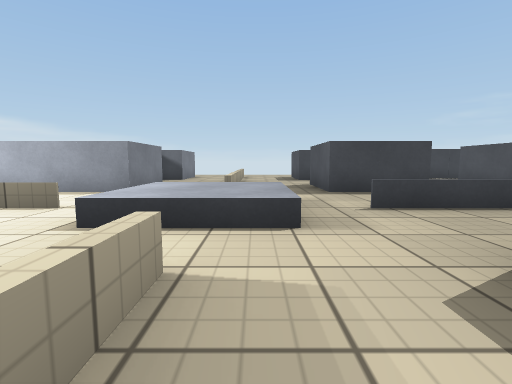
View 1 (above)

16 first-person views from a walk through a 3-D level made in the Unity game engine. The camera is 0.58 m above the floor, tilts 6° down and sees 85° across. The floor is counted in squares, 1 m on a side. Each view is taken from the middle of a square. On the plan, view 1 faces up. The plan holds only what a view shows up to about 9 squares ahead; the rest is blank. Surface patterns are stand-ins for the level's own textures.

View 2
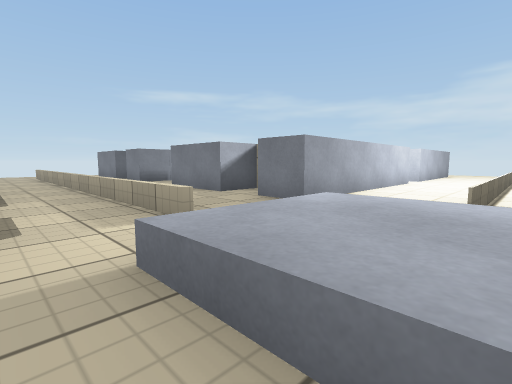

View 3
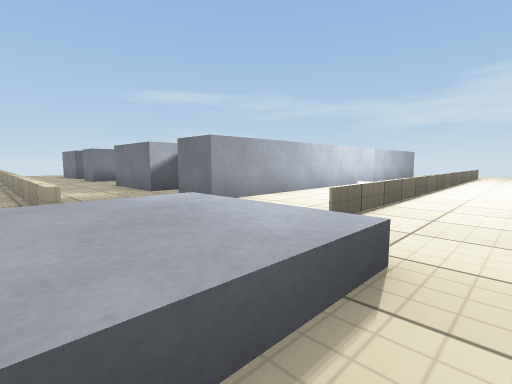

View 4
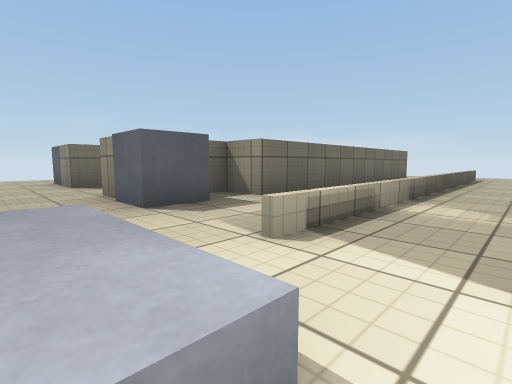

View 5
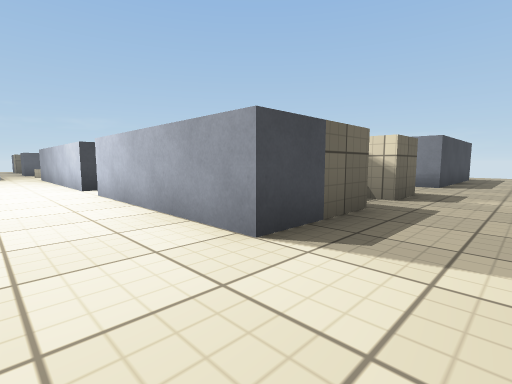

View 6
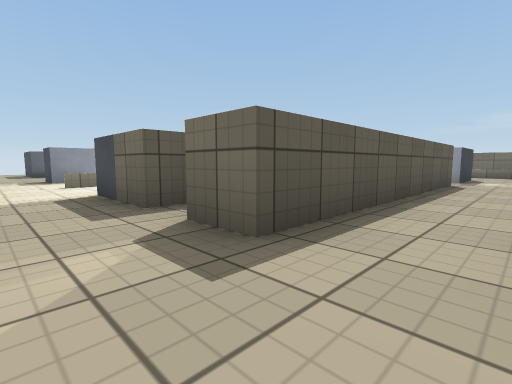

View 7
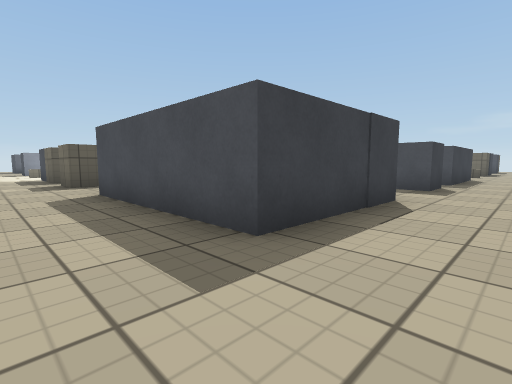

View 8
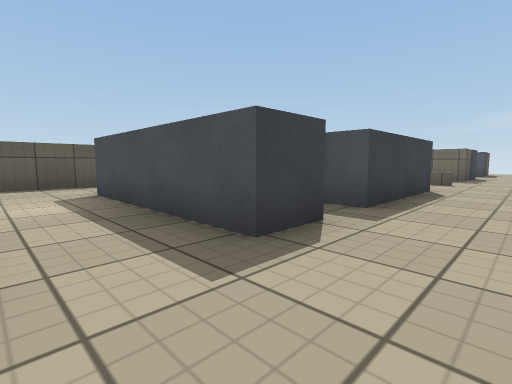

View 9
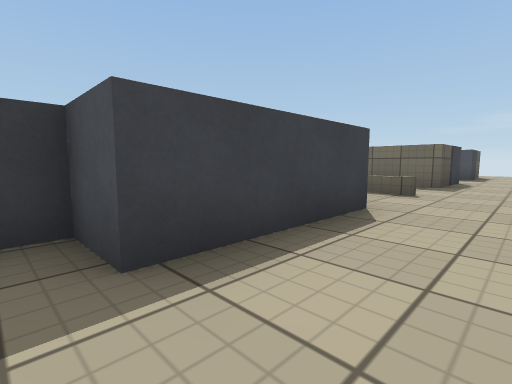

View 10
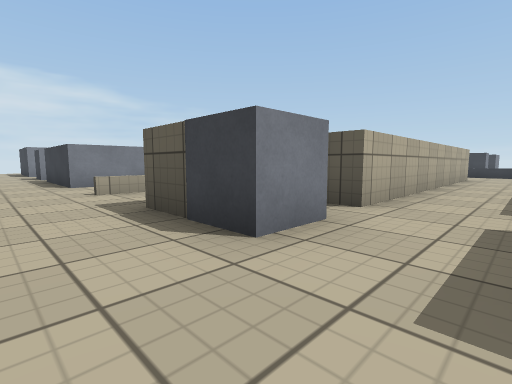

View 11
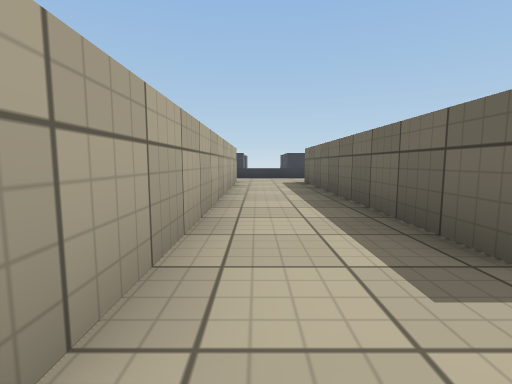

View 12
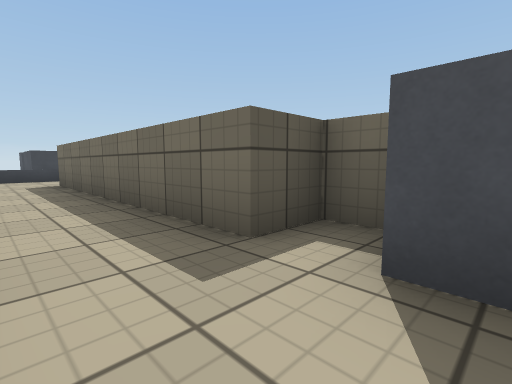

View 13
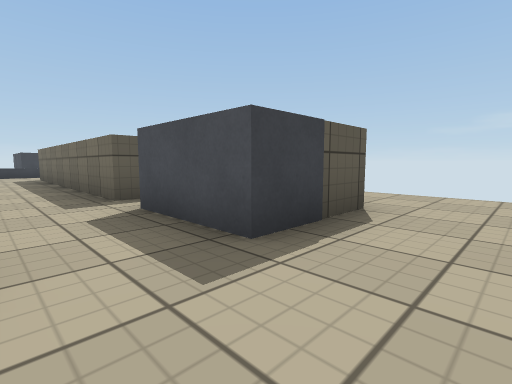

View 14
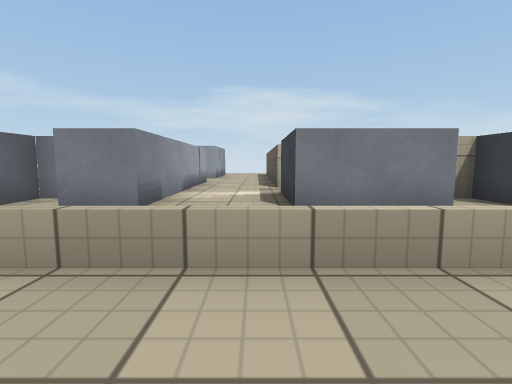

View 15
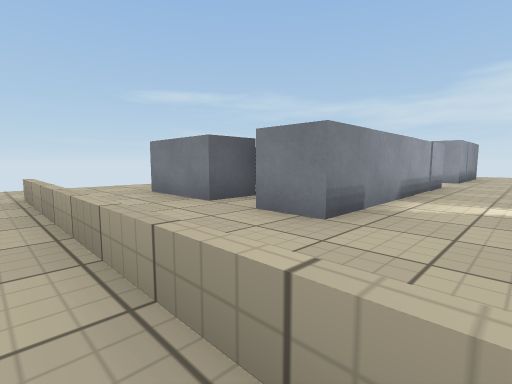

View 16
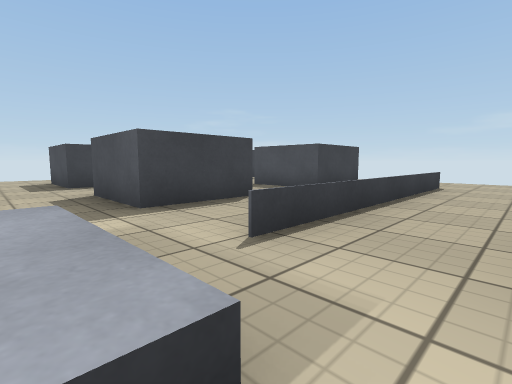

### Floor plan
Key: @ floor where view 1 was taken; # wall or solid block; . floor; = window, fence, low wall or low ledge; ^ raised ledge; O other object.
Columns run from 14 left of view 1 to 9 right of it. Each row starts with its distance up from view 1.
 11               ..#
 10               ..#
  9              =...
  8              =...
  7            # =..O  .#
  6  .OO     ### =..OO .##
  5 ...  .............
  4 ..==========.^^.======..
  3 .............^^.........
  2 ........................
  1 ..####.#####.=..##..##
  0 ..#       #..=@..#..#
 -1 ..#       ##.=..##..#
 -2 ..##########.=..##..#
 -3 .............=..##..#
 -4 .............=..##..#
 -5 ..###..#####.=..##..##
 -6 ..#  ..####..=. ##...#
 -7 ..#  ..#####.=. #...##
 -8 ..###..#.###.=..##..##..
 -9 ........................
-10 ........................

Where each view was taken, in squares from view 1:
view 1: 0 up, 0 right, facing up
view 2: 4 up, 1 right, facing down-left
view 3: 5 up, 0 right, facing down-left
view 4: 3 up, 2 left, facing down-right
view 5: 3 up, 14 left, facing down-right
view 6: 4 down, 14 left, facing up-right
view 7: 10 down, 14 left, facing up-right
view 8: 10 down, 9 left, facing up-right
view 9: 10 down, 6 left, facing up-right
view 10: 10 down, 5 right, facing up-left
view 11: 7 down, 4 right, facing up
view 12: 7 down, 4 right, facing up-right
view 13: 10 down, 4 right, facing up-right
view 14: 3 down, 1 right, facing left
view 15: 3 down, 0 right, facing down-left
view 16: 2 up, 0 right, facing up-right
